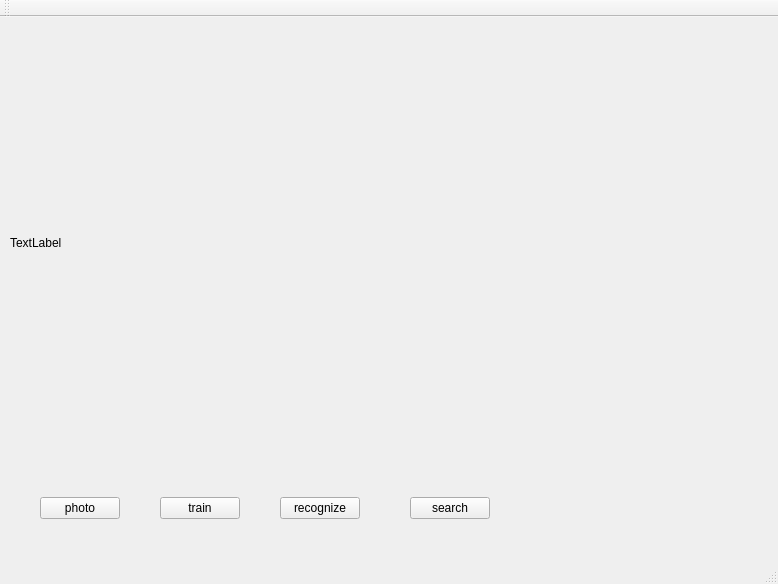
<?xml version="1.0" encoding="UTF-8"?>
<ui version="4.0">
 <class>MainWindow</class>
 <widget class="QMainWindow" name="MainWindow">
  <property name="geometry">
   <rect>
    <x>0</x>
    <y>0</y>
    <width>778</width>
    <height>584</height>
   </rect>
  </property>
  <property name="windowTitle">
   <string>MainWindow</string>
  </property>
  <widget class="QWidget" name="centralWidget">
   <widget class="QLabel" name="label">
    <property name="geometry">
     <rect>
      <x>10</x>
      <y>0</y>
      <width>771</width>
      <height>451</height>
     </rect>
    </property>
    <property name="text">
     <string>TextLabel</string>
    </property>
   </widget>
   <widget class="QPushButton" name="photo">
    <property name="geometry">
     <rect>
      <x>40</x>
      <y>480</y>
      <width>80</width>
      <height>22</height>
     </rect>
    </property>
    <property name="text">
     <string>photo</string>
    </property>
   </widget>
   <widget class="QPushButton" name="train">
    <property name="geometry">
     <rect>
      <x>160</x>
      <y>480</y>
      <width>80</width>
      <height>22</height>
     </rect>
    </property>
    <property name="text">
     <string>train</string>
    </property>
   </widget>
   <widget class="QPushButton" name="recognize">
    <property name="geometry">
     <rect>
      <x>280</x>
      <y>480</y>
      <width>80</width>
      <height>22</height>
     </rect>
    </property>
    <property name="text">
     <string>recognize</string>
    </property>
   </widget>
   <widget class="QPushButton" name="search">
    <property name="geometry">
     <rect>
      <x>410</x>
      <y>480</y>
      <width>80</width>
      <height>22</height>
     </rect>
    </property>
    <property name="text">
     <string>search</string>
    </property>
   </widget>
  </widget>
  <widget class="QMenuBar" name="menuBar">
   <property name="geometry">
    <rect>
     <x>0</x>
     <y>0</y>
     <width>778</width>
     <height>19</height>
    </rect>
   </property>
  </widget>
  <widget class="QToolBar" name="mainToolBar">
   <attribute name="toolBarArea">
    <enum>TopToolBarArea</enum>
   </attribute>
   <attribute name="toolBarBreak">
    <bool>false</bool>
   </attribute>
  </widget>
  <widget class="QStatusBar" name="statusBar"/>
 </widget>
 <layoutdefault spacing="6" margin="11"/>
 <resources/>
 <connections/>
</ui>
